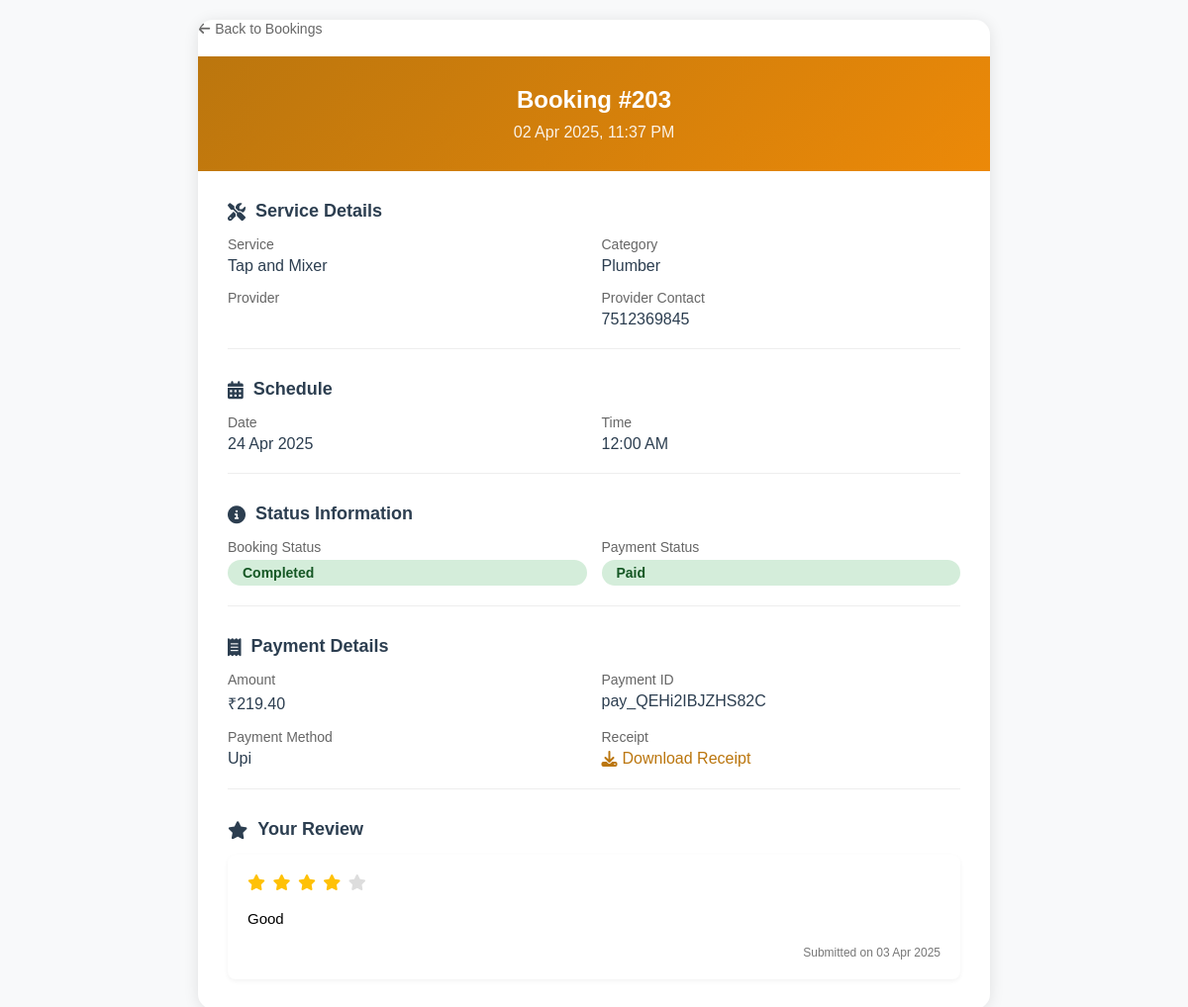
The app's page /booking_details.php?id=203 (signed in) with its own data.
### tables this page shows
CREATE TABLE `bookings` (
  `booking_id` int(11) NOT NULL,
  `user_id` int(11) NOT NULL,
  `address_id` int(11) DEFAULT NULL,
  `provider_id` int(11) NOT NULL,
  `service_id` int(11) NOT NULL,
  `category_id` int(11) DEFAULT NULL,
  `booking_date` date NOT NULL,
  `time_slot` time NOT NULL,
  `booking_time` time NOT NULL,
  `status` enum('pending','accepted','rejected','completed','cancelled') DEFAULT 'pending',
  `priority` enum('yes','no') DEFAULT 'no',
  `total_amount` decimal(10,2) NOT NULL,
  `refund_amount` decimal(10,2) DEFAULT NULL,
  `payment_status` enum('pending','paid','refunded') DEFAULT 'pending',
  `notes` text DEFAULT NULL,
  `created_at` timestamp NOT NULL DEFAULT current_timestamp(),
  `updated_at` timestamp NOT NULL DEFAULT current_timestamp() ON UPDATE current_timestamp(),
  `booking_reference` varchar(50) DEFAULT NULL,
  `address` text NOT NULL,
  `subtotal` decimal(10,2) NOT NULL,
  `convenience_fee` decimal(10,2) NOT NULL,
  `payment_method` varchar(50) DEFAULT NULL,
  `total_price` decimal(10,2) DEFAULT 0.00,
  `payment_id` varchar(100) DEFAULT NULL
);

CREATE TABLE `tbl_services` (
  `service_id` int(11) NOT NULL,
  `category_id` int(11) NOT NULL,
  `provider_id` int(11) NOT NULL,
  `service_name` varchar(255) NOT NULL,
  `price` decimal(10,2) NOT NULL,
  `description` text DEFAULT NULL,
  `pricing_type` enum('fixed','quantity','measurement') DEFAULT 'fixed',
  `add_to_cart_option` tinyint(1) DEFAULT 1,
  `is_active` tinyint(1) DEFAULT 1,
  `created_at` timestamp NOT NULL DEFAULT current_timestamp(),
  `updated_at` timestamp NOT NULL DEFAULT current_timestamp() ON UPDATE current_timestamp(),
  `image_path` varchar(255) DEFAULT NULL
);

CREATE TABLE `tbl_categories` (
  `category_id` int(11) NOT NULL,
  `category_name` varchar(255) NOT NULL,
  `description` text DEFAULT NULL,
  `is_active` tinyint(1) DEFAULT 1,
  `created_at` timestamp NOT NULL DEFAULT current_timestamp(),
  `updated_at` timestamp NOT NULL DEFAULT current_timestamp() ON UPDATE current_timestamp(),
  `image_path` varchar(255) DEFAULT NULL
);

CREATE TABLE `users` (
  `id` int(11) NOT NULL,
  `username` varchar(50) NOT NULL,
  `email` varchar(100) NOT NULL,
  `mobile` varchar(15) NOT NULL,
  `password` varchar(255) NOT NULL,
  `role` enum('admin','user','service_provider') DEFAULT 'user',
  `status` enum('pending','approved','rejected') DEFAULT 'pending',
  `email_verified` tinyint(1) DEFAULT 0,
  `verification_token` varchar(255) DEFAULT NULL,
  `token_expiry` timestamp NULL DEFAULT NULL,
  `address` text DEFAULT NULL,
  `city` varchar(100) DEFAULT NULL,
  `state` varchar(2) DEFAULT NULL,
  `is_active` tinyint(1) DEFAULT 1,
  `created_at` timestamp NOT NULL DEFAULT current_timestamp(),
  `updated_at` timestamp NOT NULL DEFAULT current_timestamp() ON UPDATE current_timestamp()
);

CREATE TABLE `reviews` (
  `id` int(11) NOT NULL,
  `booking_id` int(11) NOT NULL,
  `user_id` int(11) NOT NULL,
  `provider_id` int(11) NOT NULL,
  `service_id` int(11) NOT NULL,
  `rating` int(11) NOT NULL CHECK (`rating` >= 1 and `rating` <= 5),
  `review_text` text DEFAULT NULL,
  `status` enum('pending','approved','rejected') DEFAULT 'pending',
  `created_at` timestamp NOT NULL DEFAULT current_timestamp(),
  `updated_at` timestamp NOT NULL DEFAULT current_timestamp() ON UPDATE current_timestamp()
);

### booking_details.php (the view, shortened to what this page needs)
<?php
require_once 'dbconnect.php';
$booking_id = $_GET['id'];
$user_id = $_SESSION['user_id'];
$query = "SELECT
    b.*,
    s.service_name,
    s.price,
    sp.business_name as provider_name,
    sp.provider_id,
    c.category_name,
    u.mobile as provider_mobile,
    COALESCE(b.total_amount, b.total_price) as final_price  -- Use total_amount if available, otherwise use total_price
    FROM bookings b
    JOIN tbl_services s ON b.service_id = s.service_id
    JOIN service_providers sp ON b.provider_id = sp.provider_id
    JOIN tbl_categories c ON s.category_id = c.category_id
    JOIN users u ON sp.user_id = u.id
    WHERE b.booking_id = ? AND b.user_id = ?";
$stmt = $conn->prepare($query);
$stmt->bind_param("ii", $booking_id, $user_id);
$stmt->execute();
$result = $stmt->get_result();
$booking = $result->fetch_assoc();
function hasReview($conn, $booking_id) {
    $query = "SELECT id FROM reviews WHERE booking_id = ?";
    $stmt = $conn->prepare($query);
    $stmt->bind_param("i", $booking_id);
    $stmt->execute();
    $result = $stmt->get_result();
    return $result->num_rows > 0;
}
function getReview($conn, $booking_id) {
    $query = "SELECT * FROM reviews WHERE booking_id = ?";
    $stmt = $conn->prepare($query);
    $stmt->bind_param("i", $booking_id);
    $stmt->execute();
    $result = $stmt->get_result();
    return $result->fetch_assoc();
}
?>
<!DOCTYPE html>
<html lang="en">
<head>
    <link rel="stylesheet" href="https://cdnjs.cloudflare.com/ajax/libs/font-awesome/6.4.0/css/all.min.css">
</head>
<body>
    <div class="container">
        <a href="booking.php" class="back-button">
            <i class="fas fa-arrow-left"></i> Back to Bookings
        </a>
        <div class="booking-header">
            <div class="booking-id">Booking #<?php echo $booking['booking_id']; ?></div>
            <div class="booking-date">
                <?php echo date('d M Y, h:i A', strtotime($booking['created_at'])); ?>
            </div>
        </div>
        <div class="booking-content">
            <div class="section">
                <h2 class="section-title">
                    <i class="fas fa-tools"></i> Service Details
                </h2>
                <div class="info-grid">
                    <div class="info-item">
                        <span class="info-label">Service</span>
                        <span class="info-value"><?php echo htmlspecialchars($booking['service_name']); ?></span>
                    </div>
                    <div class="info-item">
                        <span class="info-label">Category</span>
                        <span class="info-value"><?php echo htmlspecialchars($booking['category_name']); ?></span>
                    </div>
                    <div class="info-item">
                        <span class="info-label">Provider</span>
                    </div>
                    <div class="info-item">
                        <span class="info-label">Provider Contact</span>
                        <span class="info-value"><?php echo htmlspecialchars($booking['provider_mobile']); ?></span>
                    </div>
                </div>
            </div>
            <div class="section">
                <h2 class="section-title">
                    <i class="fas fa-calendar-alt"></i> Schedule
                </h2>
                <div class="info-grid">
                    <div class="info-item">
                        <span class="info-label">Date</span>
                        <span class="info-value">
                            <?php echo date('d M Y', strtotime($booking['booking_date'])); ?>
                        </span>
                    </div>
                    <div class="info-item">
                        <span class="info-label">Time</span>
                        <span class="info-value">
                            <?php
                            echo date('h:i A', strtotime($booking['time_slot']));
                            ?>
                        </span>
                    </div>
                </div>
            </div>
            <div class="section">
                <h2 class="section-title">
                    <i class="fas fa-info-circle"></i> Status Information
                </h2>
                <div class="info-grid">
                    <div class="info-item">
                        <span class="info-label">Booking Status</span>
                        <span class="status-badge status-<?php echo strtolower($booking['payment_status'] == 'paid' ? 'accepted' : $booking['status']); ?>">
                            <?php
                            if ($booking['payment_status'] == 'paid' && $booking['status'] == 'pending') {
                                echo 'Accepted';
                            } else {
                                echo ucfirst($booking['status']);
                            }
                            ?>
                        </span>
                    </div>
                    <div class="info-item">
                        <span class="info-label">Payment Status</span>
                        <span class="status-badge payment-<?php echo strtolower($booking['payment_status']); ?>">
                            <?php echo ucfirst($booking['payment_status']); ?>
                        </span>
                    </div>
                </div>
            </div>
            <div class="section">
                <h2 class="section-title">
                    <i class="fas fa-receipt"></i> Payment Details
                </h2>
                <div class="info-grid">
                    <div class="info-item">
                        <span class="info-label">Amount</span>
                        <span class="info-value">₹<?php echo number_format(floatval($booking['final_price']), 2); ?></span>
                    </div>
                    <?php if ($booking['payment_id']): ?>
                    <div class="info-item">
                        <span class="info-label">Payment ID</span>
                        <span class="info-value"><?php echo htmlspecialchars($booking['payment_id']); ?></span>
                    </div>
                    <?php endif; ?>
                    <?php if ($booking['payment_method']): ?>
                    <div class="info-item">
                        <span class="info-label">Payment Method</span>
                        <span class="info-value"><?php echo ucfirst(htmlspecialchars($booking['payment_method'])); ?></span>
                    </div>
                    <?php endif; ?>
                    <?php if ($booking['payment_status'] === 'paid'): ?>
                    <div class="info-item">
                        <span class="info-label">Receipt</span>
                        <span class="info-value">
                            <a href="generate_receipt.php?booking_id=<?php echo $booking['booking_id']; ?>" class="receipt-link" target="_blank">
                                <i class="fas fa-download"></i> Download Receipt
                            </a>
                        </span>
                    </div>
                    <?php endif; ?>
                </div>
            </div>
            <?php if ($booking['status'] === 'completed' && !hasReview($conn, $booking['booking_id'])): ?>
            <div class="section">
                <h2 class="section-title">
                    <i class="fas fa-star"></i> Rate Your Experience
                </h2>
                <div class="review-form">
                    <form id="reviewForm">
                        <input type="hidden" name="booking_id" value="<?php echo $booking['booking_id']; ?>">
                        <input type="hidden" name="provider_id" value="<?php echo $booking['provider_id']; ?>">
                        <input type="hidden" name="service_id" value="<?php echo $booking['service_id']; ?>">
                        <div class="rating-container">
                            <div class="rating-label">Your Rating:</div>
                            <div class="star-rating">
                                <input type="radio" id="star5" name="rating" value="5" required><label for="star5"></label>
                                <input type="radio" id="star4" name="rating" value="4"><label for="star4"></label>
                                <input type="radio" id="star3" name="rating" value="3"><label for="star3"></label>
                                <input type="radio" id="star2" name="rating" value="2"><label for="star2"></label>
                                <input type="radio" id="star1" name="rating" value="1"><label for="star1"></label>
                            </div>
                        </div>
                        <div class="form-group">
                            <label for="review_text">Your Review:</label>
                            <textarea id="review_text" name="review_text" rows="4" placeholder="Share your experience with this service..." required style="width: 100%; padding: 10px; margin-top: 10px; border: 1px solid #ddd; border-radius: 4px;"></textarea>
                        </div>
                        <button type="submit" class="btn btn-primary" style="margin-top: 15px;">Submit Review</button>
                    </form>
                </div>
            </div>
            <?php elseif (hasReview($conn, $booking['booking_id'])): ?>
            <div class="section">
                <h2 class="section-title">
                    <i class="fas fa-star"></i> Your Review
                </h2>
                <div class="user-review">
                    <?php $review = getReview($conn, $booking['booking_id']); ?>
                    <div class="review-rating">
                        <?php for($i = 1; $i <= 5; $i++): ?>
                            <i class="fas fa-star <?php echo ($i <= $review['rating']) ? 'filled' : ''; ?>"></i>
                        <?php endfor; ?>
                    </div>
                    <div class="review-text"><?php echo htmlspecialchars($review['review_text']); ?></div>
                    <div class="review-date">Submitted on <?php echo date('d M Y', strtotime($review['created_at'])); ?></div>
                </div>
            </div>
            <?php endif; ?>
        </div>
    </div>
</body>
</html>

### booking_details.php (style rules this page uses)
* { margin: 0; padding: 0; box-sizing: border-box; font-family: Arial, sans-serif; }
body { background-color: #f8f9fa; padding: 20px; }
.container { max-width: 800px; margin: 0 auto; background: white; border-radius: 15px; box-shadow: 0 2px 15px rgba(0,0,0,0.1); overflow: hidden; }
.booking-header { background: linear-gradient(135deg, #bb760e, #ec8908); color: white; padding: 30px; text-align: center; }
.booking-id { font-size: 24px; font-weight: bold; margin-bottom: 10px; }
.booking-date { font-size: 16px; opacity: 0.9; }
.booking-content { padding: 30px; }
.section { margin-bottom: 30px; border-bottom: 1px solid #eee; padding-bottom: 20px; }
.section:last-child { border-bottom: none; margin-bottom: 0; padding-bottom: 0; }
.section-title { font-size: 18px; color: #2c3e50; margin-bottom: 15px; display: flex; align-items: center; gap: 10px; }
.info-grid { display: grid; grid-template-columns: repeat(2, 1fr); gap: 15px; }
.info-item { display: flex; flex-direction: column; gap: 5px; }
.info-label { color: #666; font-size: 14px; }
.info-value { color: #2c3e50; font-weight: 500; }
.status-badge { display: inline-block; padding: 5px 15px; border-radius: 20px; font-size: 14px; font-weight: 600; }
.status-accepted { background: #d4edda; color: #155724; }
.payment-paid { background: #d4edda; color: #155724; }
.back-button { display: inline-flex; align-items: center; gap: 5px; color: #666; text-decoration: none; margin-bottom: 20px; font-size: 14px; }
.receipt-link { display: inline-flex; align-items: center; gap: 5px; color: #bb760e; text-decoration: none; font-weight: 500; transition: all 0.2s ease; }
.user-review { background: #fff; padding: 20px; border-radius: 8px; box-shadow: 0 2px 5px rgba(0,0,0,0.05); margin-top: 15px; }
.review-rating { margin-bottom: 15px; }
.review-rating .fas.fa-star { color: #ddd; margin-right: 3px; }
.review-rating .fas.fa-star.filled { color: #ffc107; }
.review-text { font-size: 15px; line-height: 1.6; margin-bottom: 15px; }
.review-date { color: #777; font-size: 12px; text-align: right; }

### records on screen
bookings: booking_id "203", created_at "02 Apr 2025, 11:37 PM", service.service_name "Tap and Mixer", tbl_categories.category_name "Plumber", users.mobile "7512369845", booking_date "24 Apr 2025", time_slot "12:00 AM", status "Completed", payment_status "Paid", payment "pay_QEHi2IBJZHS82C", payment_method "Upi"
reviews: rating 4 (drawn), review_text "Good", created_at "03 Apr 2025"

### other values on screen
$booking['final_price'] "219.40"
